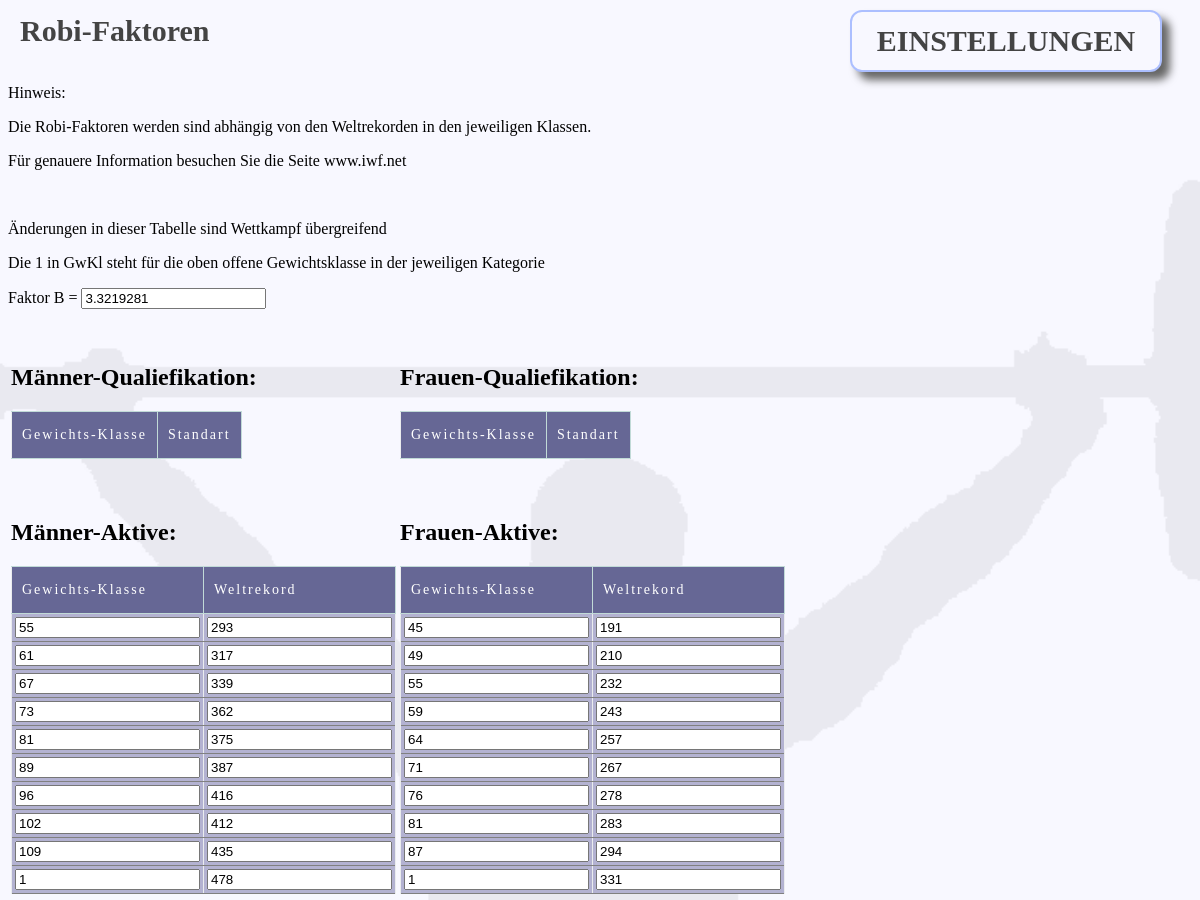
Before: /einstellungen/robi-faktoren.php (upper part) with the older database file.
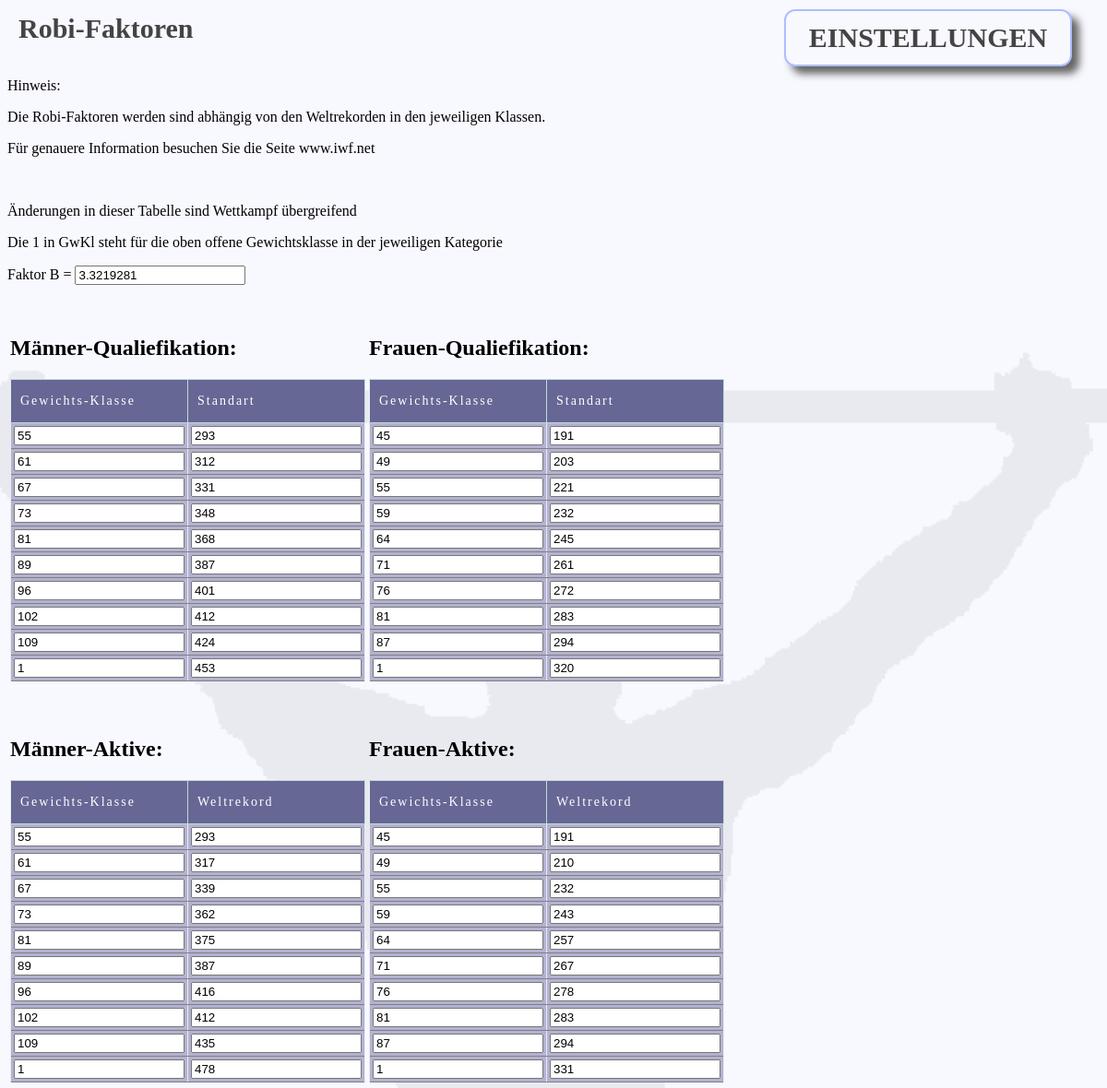
After: the same page with the newer database file.
### tables this page shows
CREATE TABLE robi_faktor_b (
    Id int(11),
    B double
);

CREATE TABLE robi_faktoren_men_aktive (
    Id int(11),
    GwKl int(11),
    WeltRekord int(11)
);

CREATE TABLE robi_faktoren_women_aktive (
    Id int(11),
    GwKl int(11),
    WeltRekord int(11)
);

CREATE TABLE robi_faktoren_men_standart (
    Id int(11),
    GwKl int(11),
    WeltRekord int(11)
);

CREATE TABLE robi_faktoren_women_standart (
    Id int(11),
    GwKl int(11),
    WeltRekord int(11)
);

### funktionen/db_verbindung.php (called while the page is built, shortened)
<?php
function dbBefehl ($query)
{
  global $db;
  try {
    $Abfrage = mysqli_query($db,$query);
  }catch(Exception $e) {
    echo "Konnte Abfrage ($query) nicht erfolgreich ausfuehren von DB: " . mysqli_error($db);
    exit;
  }
  return $Abfrage;
}
?>

### einstellungen/robi-faktoren.php (the view, shortened to what this page needs)
<head>
<link rel="stylesheet" type="text/css" href="../../CSS/alg.css">
<link rel="stylesheet" type="text/css" href="../../CSS/table.css">
</head>
<body>
<form method="post" action="robi-faktoren.php">
<p class="kopf"><b>Robi-Faktoren</b></p>
<p>Hinweis:</p>
<p>Die Robi-Faktoren werden sind abhängig von den Weltrekorden in den jeweiligen Klassen.</p>
<p>Für genauere Information besuchen Sie die Seite www.iwf.net</p>
<br>
<p>Änderungen in dieser Tabelle sind Wettkampf übergreifend</p>
<p>Die 1 in GwKl steht für die oben offene Gewichtsklasse in der jeweiligen Kategorie</p>
<a href="alg_einstellungen.php" title="Link zu den Einstellungen" id="range-logo">Einstellungen</a>
<?php
include '../funktionen/db_verbindung.php';
$data_B = dbBefehl("SELECT * FROM robi_faktor_b");
$dsatz = mysqli_fetch_assoc($data_B);
$Faktor_B=$dsatz['B'];
echo '<p> Faktor B = <input type="text" name="Faktor_B" value="' . $Faktor_B . '"> </p>';
echo'<br><br>';
echo '<table>';
echo '<tr>';
echo '<td>';
echo ' <h2>Männer-Qualiefikation:</h2>
<table class="tabelle" border="1">
  <colgroup>
    <col>
    <col>
  </colgroup>
<thead>
 <tr>
  <th>Gewichts-Klasse</th>
  <th>Standart</th>
 </tr>
</thead>
';
$i=0;
$data_men_aktive = dbBefehl("SELECT * FROM robi_faktoren_men_standart");
while($dsatz = mysqli_fetch_assoc($data_men_aktive))
{
	$i = $i+1;
	$GwKl="GwKl-standart" . $i;
	$WR="WR-standart" . $i;
	echo '<tr>';
	echo '<td><input type="text" name="'.$GwKl.'" value="' . $dsatz['GwKl'] . '"></td>';
	echo '<td><input type="text" name="'.$WR.'" value="' . $dsatz['WeltRekord'] . '"></td>';
}
echo '</table>';
echo '</td>';
echo '<td>';
echo ' <h2>Frauen-Qualiefikation:</h2>
<table class="tabelle" border="1">
  <colgroup>
    <col>
    <col>
  </colgroup>
<thead>
 <tr>
  <th>Gewichts-Klasse</th>
  <th>Standart</th>
 </tr>
</thead>
';
$i=0;
$data_women_aktive = dbBefehl("SELECT * FROM robi_faktoren_women_standart");
while($dsatz2 = mysqli_fetch_assoc($data_women_aktive))
{
	$i = $i+1;
	$GwKl2="GwKl2-standart" . $i;
	$WR2="WR2-standart" . $i;
	echo '<tr>';
	echo '<td><input type="text" name="'.$GwKl2.'" value="' . $dsatz2['GwKl'] . '"></td>';
	echo '<td><input type="text" name="'.$WR2.'" value="' . $dsatz2['WeltRekord'] . '"></td>';
	echo '</tr>';
}
echo '</table>';
echo '</td>';
echo '</tr>';
echo '<tr>';
echo '<td>';
echo'<br><br>';
echo ' <h2>Männer-Aktive:</h2>
<table class="tabelle" border="1">
  <colgroup>
    <col>
    <col>
  </colgroup>
<thead>
 <tr>
  <th>Gewichts-Klasse</th>
  <th>Weltrekord</th>
 </tr>
</thead>
';
$i=0;
$data_men_aktive = dbBefehl("SELECT * FROM robi_faktoren_men_aktive");
while($dsatz = mysqli_fetch_assoc($data_men_aktive))
{
    $i = $i+1;
    $GwKl="GwKl" . $i;
    $WR="WR" . $i;
    echo '<tr>';
        echo '<td><input type="text" name="'.$GwKl.'" value="' . $dsatz['GwKl'] . '"></td>';
        echo '<td><input type="text" name="'.$WR.'" value="' . $dsatz['WeltRekord'] . '"></td>';
}
echo '</table>';
echo '</td>';
echo '<td>';
echo'<br><br>';
echo ' <h2>Frauen-Aktive:</h2>
<table class="tabelle" border="1">
  <colgroup>
    <col>
    <col>
  </colgroup>
<thead>
 <tr>
  <th>Gewichts-Klasse</th>
  <th>Weltrekord</th>
 </tr>
</thead>
';
$i=0;
$data_women_aktive = dbBefehl("SELECT * FROM robi_faktoren_women_aktive");
while($dsatz2 = mysqli_fetch_assoc($data_women_aktive))
{
    $i = $i+1;
    $GwKl2="GwKl2" . $i;
    $WR2="WR2" . $i;
    echo '<tr>';
    echo '<td><input type="text" name="'.$GwKl2.'" value="' . $dsatz2['GwKl'] . '"></td>';
    echo '<td><input type="text" name="'.$WR2.'" value="' . $dsatz2['WeltRekord'] . '"></td>';
    echo '</tr>';
}
echo '</table>';
echo '</td>';
echo '</tr>';
echo '</table>';
?>
<br>
<br>
</form>
</body>
</html>

### CSS/alg.css (style rules this page uses)
a:link { text-decoration: none; }
.kopf { font: bold 30px Verdana; color: #444444; padding: 6px 4px 6px 12px; }
#range-logo { background-color: #f8f8ff; display:block; overflow:hidden; white-space:nowrap; position:fixed; top:10px; right:1cm; box-shadow: 8px 8px 8px #666; border-radius: 12px; border: 2px solid #ACBFFF; font: bold 30px Verdana; color: #444444; text-transform: uppercase; text-align: center; text-decoration:none; padding: 12px 25px 12px 25px; }

### CSS/table.css (style rules this page uses)
table.tabelle { font: 90% "Lucida Grande", "Lucida Sans Unicode", "Trebuchet MS", sans-serif; padding: 0; margin: 0; border-collapse: collapse; color: #333; background: #B3B2D1; }
table.tabelle tbody, table.tabelle thead { border-left: 1px solid #EAECEE; border-right: 1px solid #EAECEE; }
table.tabelle tbody td, table tbody th { padding: 3px; text-align: left; }
table.tabelle thead th { background: #666795; padding: 15px 10px; color: #fff; text-align: left; font-weight: normal; }
table.tabelle th { font: bold 14px Verdana; color: #6D929B; border-right: 1px solid #C1DAD7; border-bottom: 1px solid #C1DAD7; border-top: 1px solid #C1DAD7; letter-spacing: 2px; text-align: left; padding: 6px 6px 6px 12px; }

Changed rows visible on the page:
added robi_faktoren_men_standart: GwKl "55", WeltRekord "293"
added robi_faktoren_men_standart: GwKl "61", WeltRekord "312"
added robi_faktoren_men_standart: GwKl "67", WeltRekord "331"
added robi_faktoren_men_standart: GwKl "73", WeltRekord "348"
added robi_faktoren_men_standart: GwKl "81", WeltRekord "368"
added robi_faktoren_men_standart: GwKl "89", WeltRekord "387"
added robi_faktoren_men_standart: GwKl "96", WeltRekord "401"
added robi_faktoren_men_standart: GwKl "102", WeltRekord "412"
added robi_faktoren_men_standart: GwKl "109", WeltRekord "424"
added robi_faktoren_men_standart: GwKl "1", WeltRekord "453"
added robi_faktoren_women_standart: GwKl "45", WeltRekord "191"
added robi_faktoren_women_standart: GwKl "49", WeltRekord "203"
added robi_faktoren_women_standart: GwKl "55", WeltRekord "221"
added robi_faktoren_women_standart: GwKl "59", WeltRekord "232"
added robi_faktoren_women_standart: GwKl "64", WeltRekord "245"
added robi_faktoren_women_standart: GwKl "71", WeltRekord "261"
added robi_faktoren_women_standart: GwKl "76", WeltRekord "272"
added robi_faktoren_women_standart: GwKl "81", WeltRekord "283"
added robi_faktoren_women_standart: GwKl "87", WeltRekord "294"
added robi_faktoren_women_standart: GwKl "1", WeltRekord "320"
